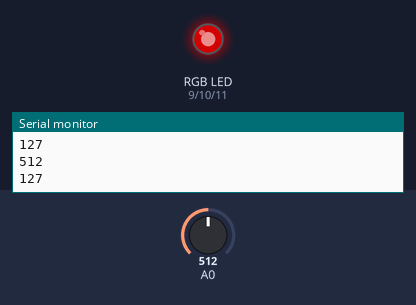
The sketch below on a simulated Arduino Uno, built with avr-gcc and run on an emulated ATmega328P. On the bench: an RGB LED mixed from three pins (HIGH = lit), the last lines printed to the serial monitor. The inputs (shaded band) are chosen by the test bench; at power-on: A0 = 512. Dim RGB values are drawn brighter than linear.

Above: at 1.2 s.
1.3 s: A0 set to 716
At 2.3 s:
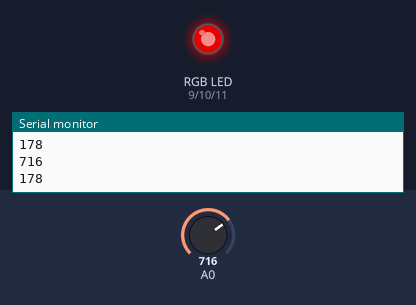
2.8 s: A0 set to 900
At 3.7 s:
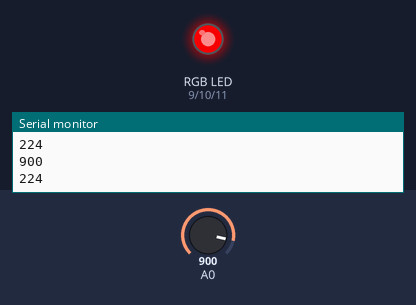
4.3 s: A0 set to 122
At 5.2 s:
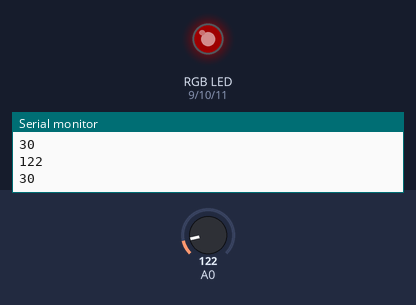
5.8 s: A0 set to 0
At 6.6 s:
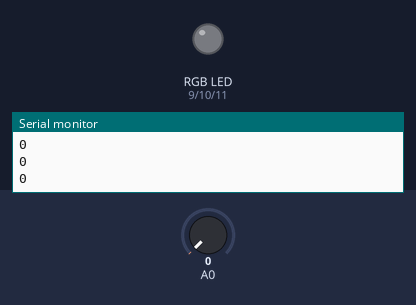
7.3 s: A0 set to 511
At 7.9 s:
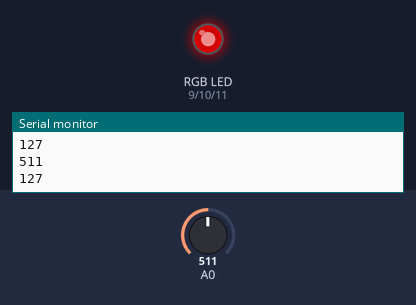
Timing chart, 0 to 9.8 s (numbered marks = the images above; inputs shaded):
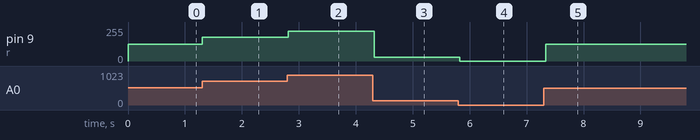

Measured:
- after the input at 1.3 s, pin 9 (r): 127/255 → 178/255 at once
- after the input at 2.8 s, pin 9 (r): 178/255 → 224/255 at once
- after the input at 4.3 s, pin 9 (r): 224/255 → 30/255 at once
- after the input at 5.8 s, pin 9 (r): 30/255 → 0/255 at once
- after the input at 7.3 s, pin 9 (r): 0/255 → 127/255 at once

The sketch:

C.ino
```cpp
#define r 9
#define g 10
#define b 11

void setup() {
  // put your setup code here, to run once:
  Serial.begin(9600);
  pinMode(r, OUTPUT);
  pinMode(g, OUTPUT);
  pinMode(b, OUTPUT);
}

void loop() {
  // put your main code here, to run repeatedly:
  int val = analogRead(A0);
  Serial.println(val);
  float vol = val * (5.0 / 1023.0);
  int light = vol / 5.0 * 255;
  Serial.println(light);
  analogWrite(r, light);
  delay(100);


  // analogWrite(r, light);
  // analogWrite(g, 255 - light);
  // analogWrite(b, 114);
  // delay(100);
}
```
